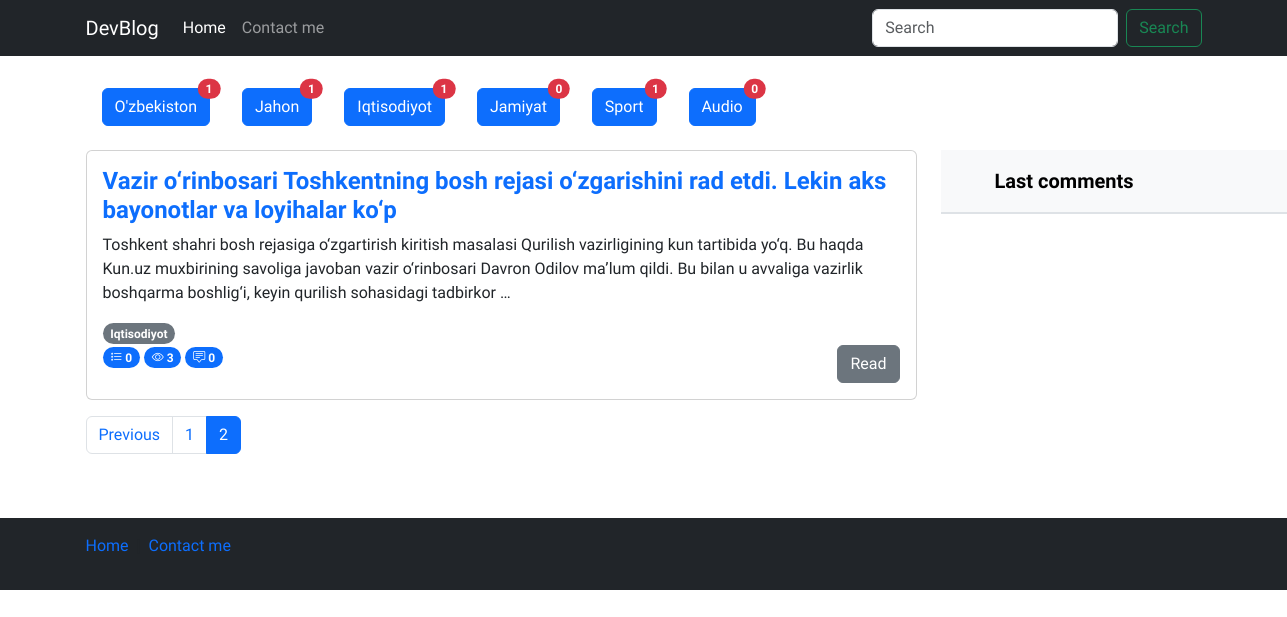
Screenshot of /?page=2 with the database file from the repository.
### blog/models.py (models this page shows, shortened)
class Category(models.Model):
    name = models.CharField(verbose_name='Category name', max_length=250)
    slug = models.SlugField(max_length=250, unique=True)

class Post(models.Model):
    title = models.CharField(max_length=550, verbose_name="Post title")
    body = models.TextField(verbose_name="Post body")  # verbose_name to'g'irlandi
    author = models.CharField(verbose_name="Post author", default='Admin', max_length=100)
    category = models.ForeignKey(Category, on_delete=models.PROTECT, related_name='posts')
    tag = models.ManyToManyField(Tag)
    views = models.PositiveSmallIntegerField(default=0)
    publish_date = models.DateTimeField(verbose_name="Published time", auto_now_add=True)
    published = models.BooleanField(default=True)
    on_top = models.BooleanField(default=False)

class Tag(models.Model):
    name = models.CharField(verbose_name='Tag name', max_length=250)  # verbose_name o'zgartirildi
    slug = models.SlugField(max_length=250, unique=True)

### blog/views.py (the view)
# urls.py: path('', views.home_page, name='home'),
def home_page(request):
    categories = Category.objects.all()
    posts = Post.objects.all()
    paginator = Paginator(posts, 3)
    page_number = request.GET.get("page")
    page_obj = paginator.get_page(page_number)
    last_comments = Comment.objects.all().order_by("-id")[:10]
    data = {
        "categories": categories,
        "page_obj": page_obj,
        "last_comments": last_comments
    }
    return render(request=request, template_name='index.html', context=data)

### templates/index.html (shortened to what this page needs)
{% load static %}
<!DOCTYPE html>
<html lang="en">
  <head>
    <link rel="stylesheet" href="{% static 'css/style.css' %}" />
    <link
      rel="stylesheet"
      href="https://cdn.jsdelivr.net/npm/bootstrap-icons@1.11.3/font/bootstrap-icons.min.css"
    />
    <link
      href="https://cdn.jsdelivr.net/npm/bootstrap@5.3.2/dist/css/bootstrap.min.css"
      rel="stylesheet"
    />
  </head>
  <body>
    <header>
      <nav class="navbar navbar-expand-md navbar-dark bg-dark mb-4">
        <div class="container">
          <a class="navbar-brand" href="/">DevBlog</a>
          <div class="collapse navbar-collapse" id="navbarCollapse">
            <ul class="navbar-nav me-auto mb-2 mb-md-0">
              <li class="nav-item">
                <a class="nav-link active" aria-current="page" href="#">Home</a>
              </li>
              <li class="nav-item">
                <a class="nav-link" href="#">Contact me</a>
              </li>
            </ul>
            <form
              class="d-flex"
              role="search"
              action="{% url 'blog:search' %}"
              method="get"
            >
              <input
                class="form-control me-2"
                name="query"
                type="search"
                placeholder="Search"
                aria-label="Search"
                control-id="ControlID-1"
              />
              <button
                class="btn btn-outline-success"
                type="submit"
                control-id="ControlID-2"
              >
                Search
              </button>
            </form>
          </div>
        </div>
      </nav>
    </header>
    <main>
      <section>
        <div class="container-md">
          <div class="d-flex flex-wrap my-3">
            {% for cat in categories %}
            <div class="d-flex flex-wrap mx-3 my-2">
              <a
                href="{% url 'blog:category_list' cat.slug %}"
                class="btn btn-primary position-relative"
              >
                {{ cat.name }}
                <span
                  class="position-absolute top-0 start-100 translate-middle badge rounded-pill bg-danger"
                >
                  {{cat.posts.all.count}}
                </span>
              </a>
            </div>
            {% endfor %}
          </div>
        </div>
        <div class="container-md">
          <div class="row">
            <div class="col-sm-12 col-md-9">
              {% for post in page_obj %}
              <div class="card mb-3">
                <div class="card-body">
                  <div class="content">
                    <a
                      href="{% url 'blog:detail' post.id %}"
                      class="text-decoration-none"
                    >
                      <h4 class="card-title fw-bold">{{post.title}}</h4></a
                    >
                    <p class="card-text">{{post.body|truncatewords:'35'}}</p>
                    {% for tag in post.tag.all %}
                    <span class="badge rounded-pill text-bg-secondary"
                      >{{tag.name}}</span
                    >
                    {% endfor %}
                    <br />
                    <span class="badge bg-primary rounded-pill">
                      <i class="bi bi-list-stars"></i>
                      {{post.ratings.all.count}}
                    </span>
                    <span class="badge bg-primary rounded-pill">
                      <i class="bi bi-eye"></i>
                      {{post.views}}
                    </span>
                    <span class="badge bg-primary rounded-pill">
                      <i class="bi bi-chat-square-text"></i>
                      {{post.comments.all.count}}
                    </span>
                    <a
                      href="{% url 'blog:detail' post.id %}"
                      class="btn btn-secondary float-end"
                      >Read</a
                    >
                  </div>
                </div>
              </div>
              {% empty %}
              <h3>Posts not found !</h3>
              {% endfor %}
              <nav aria-label="...">
                <ul class="pagination">
                  {% if page_obj.has_previous %}
                  <li class="page-item">
                    <a
                      class="page-link"
                      href="?page={{ page_obj.previous_page_number }}"
                      >Previous</a
                    >
                  </li>
                  {% endif %}
                  {% for page in page_obj.paginator.page_range %}
                  <li class="page-item {% if page_obj.number == page %} active {% endif %}">
                    <a class="page-link" href="?page={{ page }}">{{ page }}</a>
                  </li>
                  {% endfor %}
                </ul>
              </nav>
            </div>
            <div class="col-sm-none col-md-3">
              <div
                class="d-flex flex-column align-items-stretch flex-shrink-0 bg-body-tertiary"
                style="width: 380px"
              >
                <a
                  href="/"
                  class="d-flex align-items-center flex-shrink-0 p-3 link-body-emphasis text-decoration-none border-bottom"
                >
                  <svg class="bi pe-none me-2" width="30" height="24">
                    <use xlink:href="#bootstrap"></use>
                  </svg>
                  <span class="fs-5 fw-semibold">Last comments</span>
                </a>
                <div
                  class="list-group list-group-flush border-bottom scrollarea"
                >
                </div>
              </div>
            </div>
          </div>
        </div>
      </section>
    </main>
    <footer class="footer mt-auto text-white-50 bg-dark">
      <div class="container">
        <div class="row my-5">
          <div class="col-12">
            <nav
              style="--bs-breadcrumb-divider: '|'"
              aria-label="breadcrumb"
              class="py-3"
            >
              <ol class="breadcrumb">
                <li class="breadcrumb-item">
                  <a href="/" class="text-decoration-none">Home</a>
                </li>
                <li class="breadcrumb-item" aria-current="page">
                  <a href="#" class="text-decoration-none">Contact me</a>
                </li>
              </ol>
            </nav>
          </div>
        </div>
      </div>
    </footer>
  </body>
</html>

### staticfiles/css/style.css (style rules this page uses)
* { font-family: 'Onest', sans-serif !important; }

### rows the page displays
Category: name "O'zbekiston", posts.all.count "1"
Category: name "Jahon", posts.all.count "1"
Category: name "Iqtisodiyot", posts.all.count "1"
Category: name "Jamiyat", posts.all.count "0"
Category: name "Sport", posts.all.count "1"
Category: name "Audio", posts.all.count "0"
Post: title "Vazir o‘rinbosari Toshkentning bosh rejasi o‘zgarishini rad etdi. Lekin aks bayonotlar va loyihalar ko‘p", body "Toshkent shahri bosh rejasiga o‘zgartirish kiritish masalasi Qurilish vazirligining kun tartibida yo‘q. Bu haqda Kun.uz muxbirining savoliga javoban vazir o‘rinbosari Davron Odilov ma’lum qildi. Bu bilan u avvaliga vazirlik boshqarma boshlig‘i, keyin qurilish sohasidagi tadbirkor …", ratings.all.count "0", views "3", comments.all.count "0"
Tag: name "Iqtisodiyot"

### other values shown
{{ page }} "1" "2"
